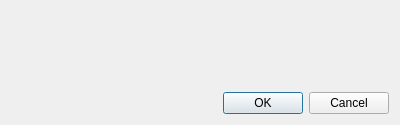
<?xml version="1.0" encoding="UTF-8"?>
<ui version="4.0">
 <class>CStatusMessageFilterDialog</class>
 <widget class="QDialog" name="CStatusMessageFilterDialog">
  <property name="geometry">
   <rect>
    <x>0</x>
    <y>0</y>
    <width>400</width>
    <height>125</height>
   </rect>
  </property>
  <property name="minimumSize">
   <size>
    <width>400</width>
    <height>125</height>
   </size>
  </property>
  <property name="windowTitle">
   <string>Filter status messages</string>
  </property>
  <layout class="QVBoxLayout" name="verticalLayout">
   <item alignment="Qt::AlignTop">
    <widget class="swift::gui::filters::CStatusMessageFilterBar" name="filter_Messages">
     <property name="minimumSize">
      <size>
       <width>0</width>
       <height>75</height>
      </size>
     </property>
    </widget>
   </item>
   <item>
    <widget class="QDialogButtonBox" name="bb_FilterDialog">
     <property name="orientation">
      <enum>Qt::Horizontal</enum>
     </property>
     <property name="standardButtons">
      <set>QDialogButtonBox::Cancel|QDialogButtonBox::Ok</set>
     </property>
    </widget>
   </item>
  </layout>
 </widget>
 <customwidgets>
  <customwidget>
   <class>swift::gui::filters::CStatusMessageFilterBar</class>
   <extends>QFrame</extends>
   <header>gui/filters/statusmessagefilterbar.h</header>
   <container>1</container>
  </customwidget>
 </customwidgets>
 <resources/>
 <connections>
  <connection>
   <sender>bb_FilterDialog</sender>
   <signal>accepted()</signal>
   <receiver>CStatusMessageFilterDialog</receiver>
   <slot>accept()</slot>
   <hints>
    <hint type="sourcelabel">
     <x>248</x>
     <y>254</y>
    </hint>
    <hint type="destinationlabel">
     <x>157</x>
     <y>274</y>
    </hint>
   </hints>
  </connection>
  <connection>
   <sender>bb_FilterDialog</sender>
   <signal>rejected()</signal>
   <receiver>CStatusMessageFilterDialog</receiver>
   <slot>reject()</slot>
   <hints>
    <hint type="sourcelabel">
     <x>316</x>
     <y>260</y>
    </hint>
    <hint type="destinationlabel">
     <x>286</x>
     <y>274</y>
    </hint>
   </hints>
  </connection>
 </connections>
</ui>
